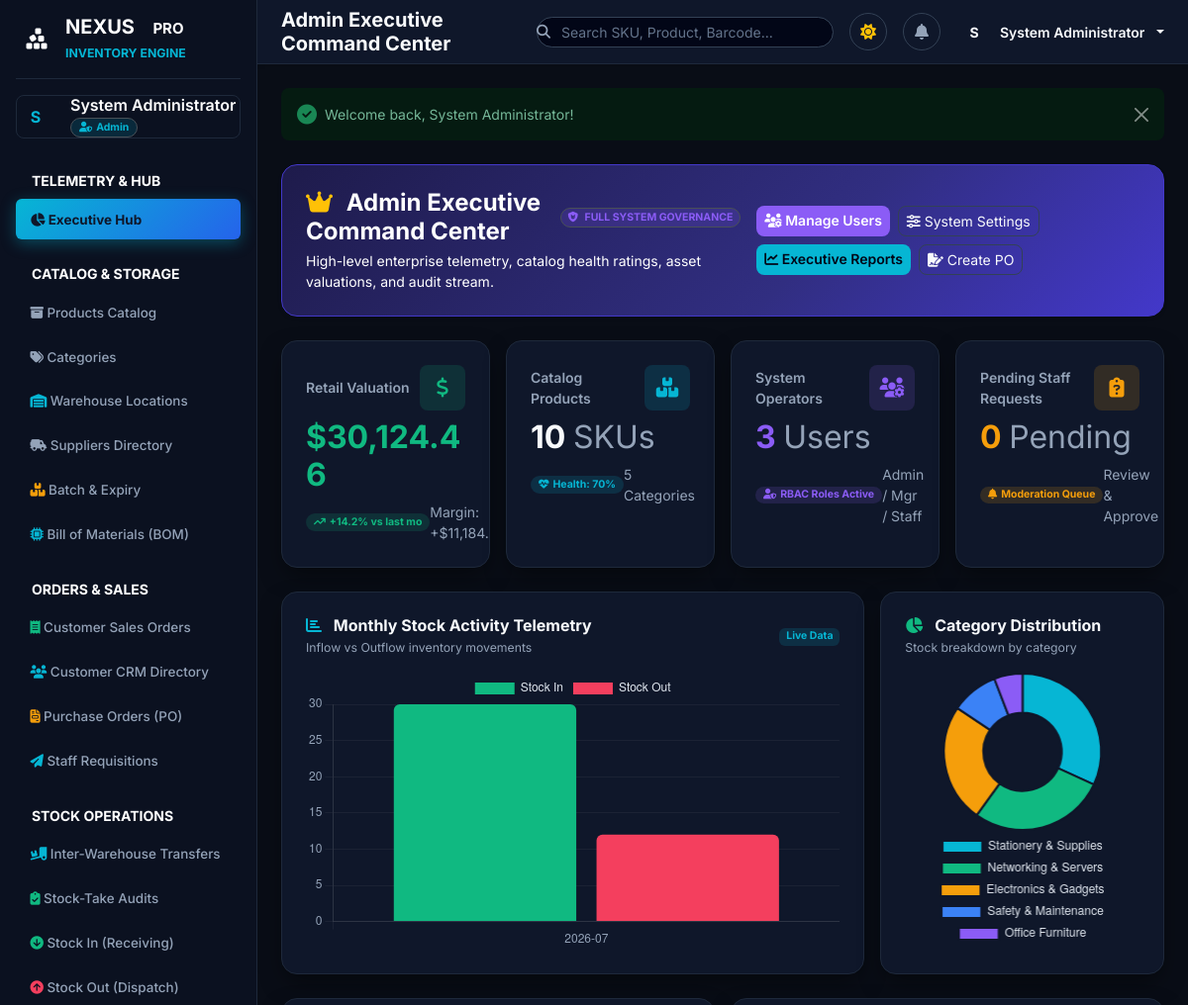
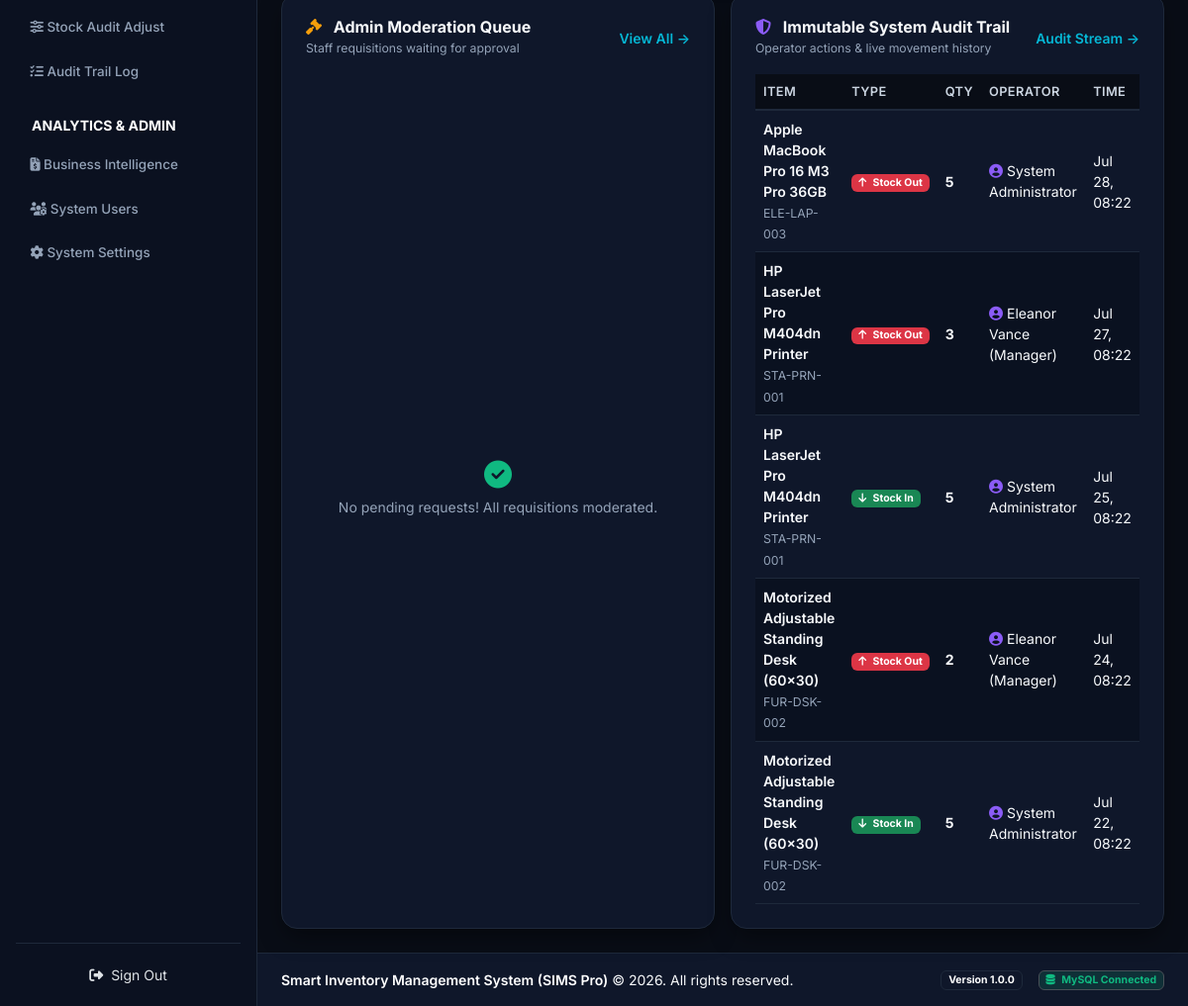
The app's page /dashboard (signed in) with its own data (2 pictures, top to bottom).
### tables this page shows
CREATE TABLE IF NOT EXISTS `stock_movements` (
    `movement_id` INT AUTO_INCREMENT PRIMARY KEY,
    `product_id` INT NOT NULL,
    `movement_type` ENUM('Stock In', 'Stock Out', 'Adjustment') NOT NULL,
    `quantity` INT NOT NULL,
    `reference_note` VARCHAR(255) NULL,
    `user_id` INT NOT NULL,
    `created_at` DATETIME DEFAULT CURRENT_TIMESTAMP,
    FOREIGN KEY (`product_id`) REFERENCES `products`(`product_id`) ON DELETE CASCADE ON UPDATE CASCADE,
    FOREIGN KEY (`user_id`) REFERENCES `users`(`user_id`) ON DELETE CASCADE ON UPDATE CASCADE
);

CREATE TABLE IF NOT EXISTS `products` (
    `product_id` INT AUTO_INCREMENT PRIMARY KEY,
    `product_name` VARCHAR(150) NOT NULL,
    `sku` VARCHAR(50) NOT NULL UNIQUE,
    `barcode` VARCHAR(50) NULL UNIQUE,
    `description` TEXT NULL,
    `category_id` INT NOT NULL,
    `supplier_id` INT NOT NULL,
    `unit_price` DECIMAL(10,2) NOT NULL DEFAULT 0.00,
    `selling_price` DECIMAL(10,2) NOT NULL DEFAULT 0.00,
    `quantity` INT NOT NULL DEFAULT 0,
    `min_stock_level` INT NOT NULL DEFAULT 5,
    `image` VARCHAR(255) NULL,
    `created_at` DATETIME DEFAULT CURRENT_TIMESTAMP,
    FOREIGN KEY (`category_id`) REFERENCES `categories`(`category_id`) ON DELETE CASCADE ON UPDATE CASCADE,
    FOREIGN KEY (`supplier_id`) REFERENCES `suppliers`(`supplier_id`) ON DELETE CASCADE ON UPDATE CASCADE
);

CREATE TABLE IF NOT EXISTS `users` (
    `user_id` INT AUTO_INCREMENT PRIMARY KEY,
    `name` VARCHAR(100) NOT NULL,
    `email` VARCHAR(100) NOT NULL UNIQUE,
    `password` VARCHAR(255) NOT NULL,
    `role_id` INT NOT NULL,
    `created_at` DATETIME DEFAULT CURRENT_TIMESTAMP,
    FOREIGN KEY (`role_id`) REFERENCES `roles`(`role_id`) ON DELETE RESTRICT ON UPDATE CASCADE
);

### app/Views/dashboard/admin.php (the view, shortened to what the rows shown need)
<div class="container-fluid px-0">
    <div class="row g-3 mb-4">
        <div class="col-12 col-sm-6 col-xl-3">
            <a href="/reports" class="text-decoration-none">
                <div class="card card-metric border-0 rounded-4 p-4 h-100 position-relative overflow-hidden">
                    <h2 class="fw-bold text-emerald mb-2">$<?= number_format($metrics['retail_valuation'] ?? 0, 2) ?></h2>
                </div>
            </a>
        </div>
        <div class="col-12 col-sm-6 col-xl-3">
            <a href="/products" class="text-decoration-none">
                <div class="card card-metric border-0 rounded-4 p-4 h-100 position-relative overflow-hidden">
                    <h2 class="fw-bold text-theme-main mb-2"><?= number_format($metrics['total_products'] ?? 0) ?> <span class="fs-7 text-theme-muted fw-normal">SKUs</span></h2>
                </div>
            </a>
        </div>
        <div class="col-12 col-sm-6 col-xl-3">
            <a href="/users" class="text-decoration-none">
                <div class="card card-metric border-0 rounded-4 p-4 h-100 position-relative overflow-hidden">
                    <h2 class="fw-bold text-purple mb-2"><?= number_format($metrics['total_users'] ?? 0) ?> <span class="fs-7 text-theme-muted fw-normal">Users</span></h2>
                </div>
            </a>
        </div>
        <div class="col-12 col-sm-6 col-xl-3">
            <a href="/stock-requests" class="text-decoration-none">
                <div class="card card-metric border-0 rounded-4 p-4 h-100 position-relative overflow-hidden">
                    <h2 class="fw-bold text-amber mb-2"><?= count($pendingRequests ?? []) ?> <span class="fs-7 text-theme-muted fw-normal">Pending</span></h2>
                </div>
            </a>
        </div>
    </div>
    <div class="row g-3">
        <div class="col-12 col-lg-6">
            <div class="card border-0 rounded-4 p-4 h-100">
                <div class="table-responsive">
                    <table class="table align-middle mb-0 fs-7">
                        <thead>
                            <tr>
                                <th>Item</th>
                                <th>Type</th>
                                <th>Qty</th>
                                <th>Operator</th>
                                <th>Time</th>
                            </tr>
                        </thead>
                        <tbody>
                            <?php foreach (array_slice($recentMovements, 0, 5) as $mv): ?>
                                <tr>
                                    <td>
                                        <div class="fw-semibold text-theme-main"><?= htmlspecialchars($mv->product_name) ?></div>
                                        <small class="text-theme-muted fw-mono fs-8"><?= htmlspecialchars($mv->sku ?? '') ?></small>
                                    </td>
                                    <td><?= $mv->getTypeBadgeHtml() ?></td>
                                    <td class="fw-bold text-theme-main"><?= $mv->quantity ?></td>
                                    <td class="text-theme-muted fs-8">
                                        <i class="fas fa-user-circle me-1 text-purple"></i><?= htmlspecialchars($mv->user_name ?? 'System') ?>
                                    </td>
                                    <td class="text-theme-muted fs-8"><?= date('M d, H:i', strtotime($mv->created_at)) ?></td>
                                </tr>
                            <?php endforeach; ?>
                        </tbody>
                    </table>
                </div>
            </div>
        </div>
    </div>
</div>
<script>
    window.dashboardChartsData = <?= json_encode($chartsData) ?>;
</script>

### app/Models/StockMovement.php (shortened to what the rows shown need)
<?php
class StockMovement {
    public string $movement_type = 'Stock In';
    public function __construct(array $data = []) {
        if (!empty($data)) {
            $this->movement_type = $data['movement_type'] ?? 'Stock In';
            $this->quantity = isset($data['quantity']) ? (int)$data['quantity'] : 0;
            $this->product_name = $data['product_name'] ?? null;
            $this->sku = $data['sku'] ?? null;
            $this->user_name = $data['user_name'] ?? null;
            $this->created_at = $data['created_at'] ?? null;
        }
    }
    public function getTypeBadgeHtml(): string {
        switch ($this->movement_type) {
            case 'Stock In':
                return '<span class="badge bg-success"><i class="fas fa-arrow-down me-1"></i> Stock In</span>';
            case 'Stock Out':
                return '<span class="badge bg-danger"><i class="fas fa-arrow-up me-1"></i> Stock Out</span>';
        }
    }
}

### records on screen
stock_movements: product.product_name "Apple MacBook Pro 16 M3 Pro 36GB", product.sku "ELE-LAP-003", movement_type "Stock Out" (drawn), quantity "5", user.name "System Administrator", created_at "Jul 28, 08:22"
stock_movements: product.product_name "HP LaserJet Pro M404dn Printer", product.sku "STA-PRN-001", movement_type "Stock Out" (drawn), quantity "3", user.name "Eleanor Vance (Manager)", created_at "Jul 27, 08:22"
stock_movements: product.product_name "HP LaserJet Pro M404dn Printer", product.sku "STA-PRN-001", movement_type "Stock In" (drawn), quantity "5", user.name "System Administrator", created_at "Jul 25, 08:22"
stock_movements: product.product_name "Motorized Adjustable Standing Desk (60x30)", product.sku "FUR-DSK-002", movement_type "Stock Out" (drawn), quantity "2", user.name "Eleanor Vance (Manager)", created_at "Jul 24, 08:22"
stock_movements: product.product_name "Motorized Adjustable Standing Desk (60x30)", product.sku "FUR-DSK-002", movement_type "Stock In" (drawn), quantity "5", user.name "System Administrator", created_at "Jul 22, 08:22"

### other values on screen
substr($userName, 0, 1) "S"
$userName "System Administrator"
$userRole "Admin"
$pageTitle "Admin Executive Command Center"
substr($_SESSION['user']['name'] ?? 'U', 0, 1) "S"
$_SESSION['user']['name'] "System Administrator"
$flash['value'] "Welcome back, System Administrator!"
$metrics['retail_valuation'] "30,124.46"
$metrics['total_products'] "10"
$metrics['health_percentage'] "70"
$metrics['total_categories'] "5"
$metrics['total_users'] "3"
count($pendingRequests ?? []) "0"
